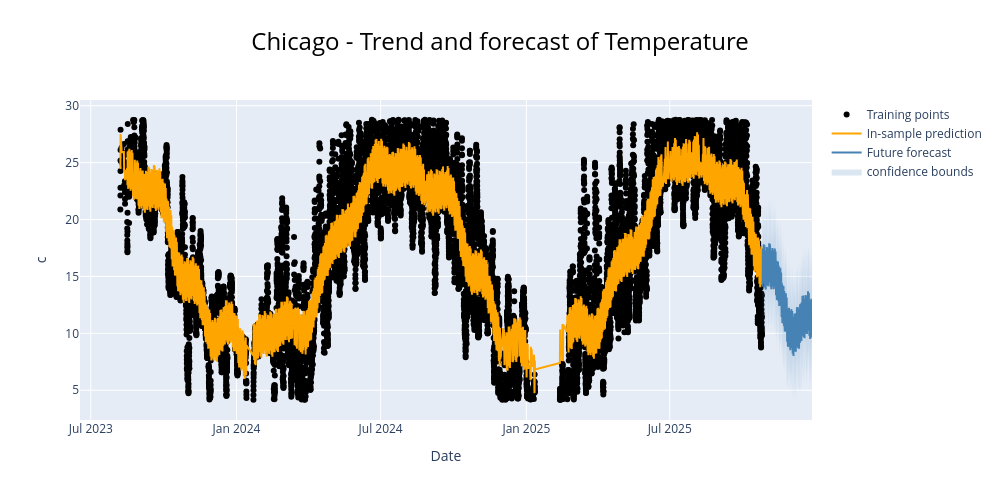

Source (notebook cell):
### Code cell
forecast_2 = trial_forecast

train_end = df['ds'].max()          # last date in the training set
future_only = forecast_2[forecast_2['ds'] > train_end]   # the *future* part
train_only  = forecast_2[forecast_2['ds'] <= train_end]  # the historical part
# train_only = train_only.resample('D', on='ds').mean().reset_index()

# Interactive forecast plot
fig = go.Figure()

# Historical
fig.add_trace(go.Scatter(x=df['ds'], y=df['y'],
                        mode='markers', name='Training points',
                        marker=dict(color='black')))

#historial forecast
fig.add_trace(go.Scatter(x=train_only['ds'], 
                            y=train_only['yhat'],
                            mode='lines', name='In-sample prediction',
                            line=dict(color='orange')))

# Future forecast
fig.add_trace(go.Scatter(x=future_only['ds'], y=future_only['yhat'],
                        mode='lines', name='Future forecast',
                        line=dict(color='steelblue')))

# Confidence band
fig.add_trace(go.Scatter(x=list(future_only['ds']) + list(future_only['ds'])[::-1],
                        y=list(future_only['yhat_upper']) + list(future_only['yhat_lower'])[::-1],
                        fill='toself', fillcolor='rgba(70, 130, 180, 0.2)',
                        line=dict(color='rgba(255,255,255,0)'),
                        name='confidence bounds',
                        hoverinfo='skip', showlegend=True))

fig.update_layout(title=dict(text=f"{city_name} - Trend and forecast of {pollutant_name[pollutant]}",
                        x=0.5,
                        font=dict(color='black', size=24)),
                xaxis_title='Date', yaxis_title=units[pollutant], width=1000, height=500)

fig.show()

### Figure 1 — Plotly figure (JSON) as saved in the notebook; plotly's stock layout.template omitted (floating-point values rounded to 4 significant figures; data arrays with more than 128 entries replaced by an {"elided": "..."} marker saying what was removed)
{"data": [{"marker": {"color": "black"}, "mode": "markers", "name": "Training points", "type": "scatter", "x": {"elided": "15663 str values"}, "y": {"elided": "15663 float values"}}, {"line": {"color": "orange"}, "mode": "lines", "name": "In-sample prediction", "type": "scatter", "x": {"elided": "15662 str values"}, "y": {"elided": "15662 float values"}}, {"line": {"color": "steelblue"}, "mode": "lines", "name": "Future forecast", "type": "scatter", "x": {"elided": "1500 str values"}, "y": {"elided": "1500 float values"}}, {"fill": "toself", "fillcolor": "rgba(70, 130, 180, 0.2)", "hoverinfo": "skip", "line": {"color": "rgba(255,255,255,0)"}, "name": "confidence bounds", "showlegend": true, "type": "scatter", "x": {"elided": "3000 str values"}, "y": {"elided": "3000 float values"}}], "layout": {"height": 500, "title": {"font": {"color": "black", "size": 24}, "text": "Chicago - Trend and forecast of Temperature", "x": 0.5}, "width": 1000, "xaxis": {"title": {"text": "Date"}}, "yaxis": {"title": {"text": "c"}}}}
